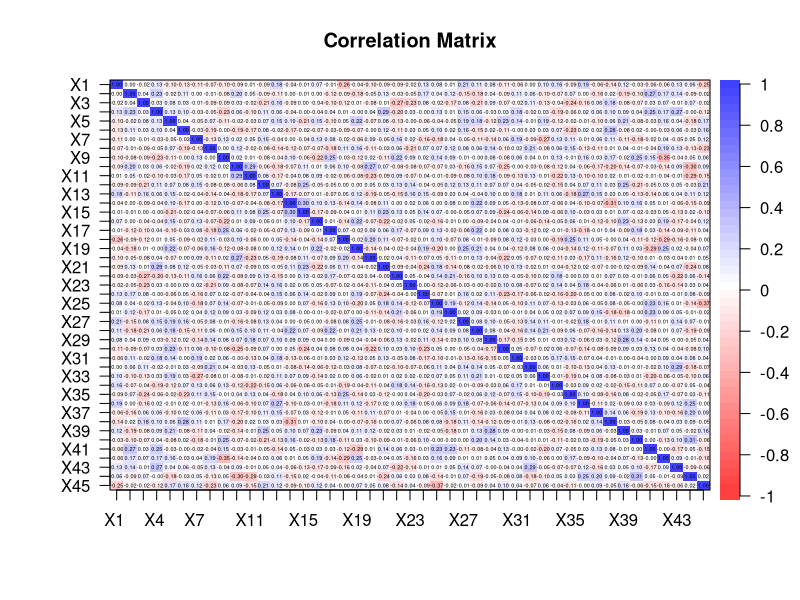
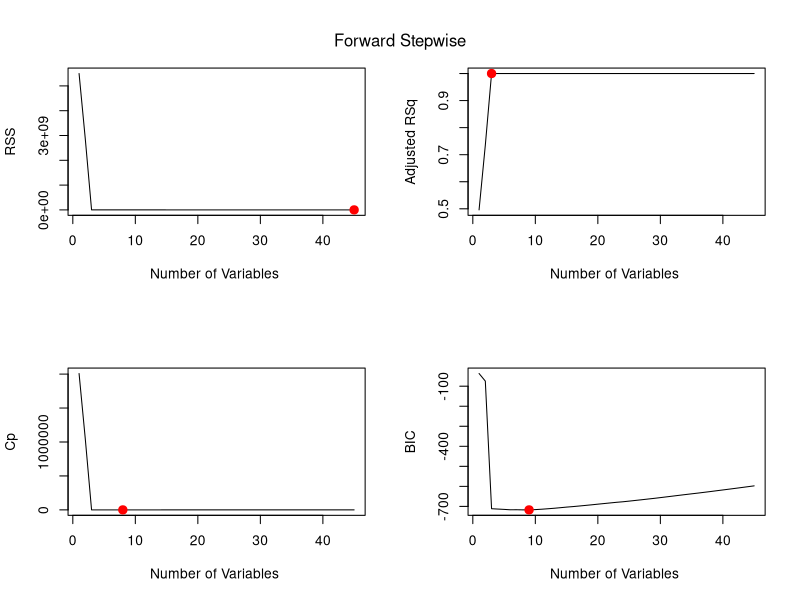
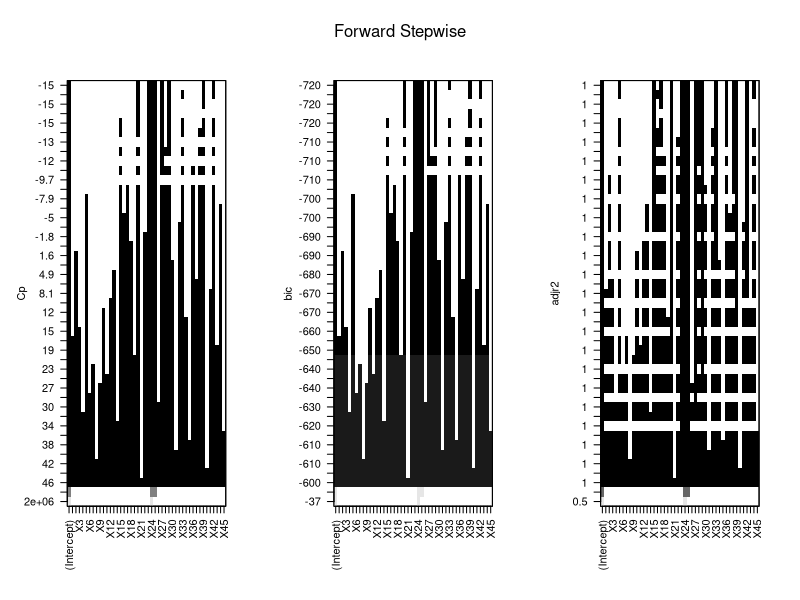
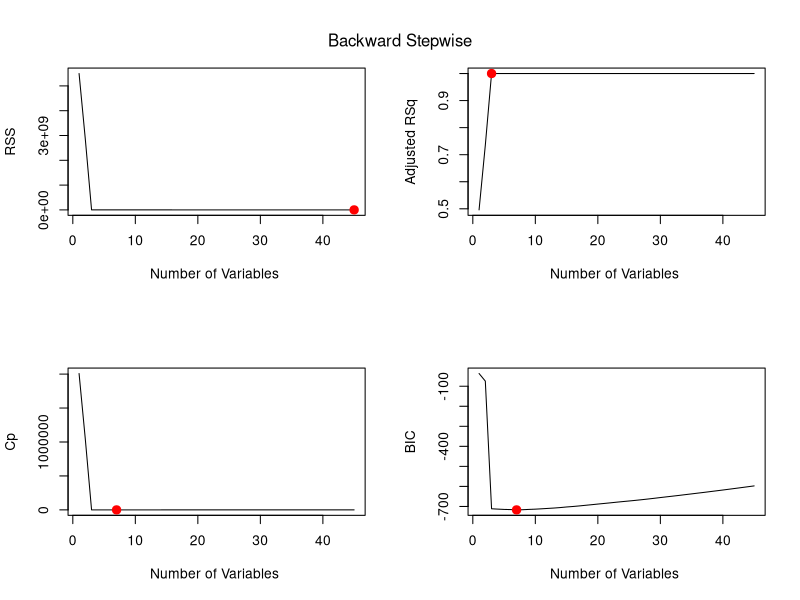
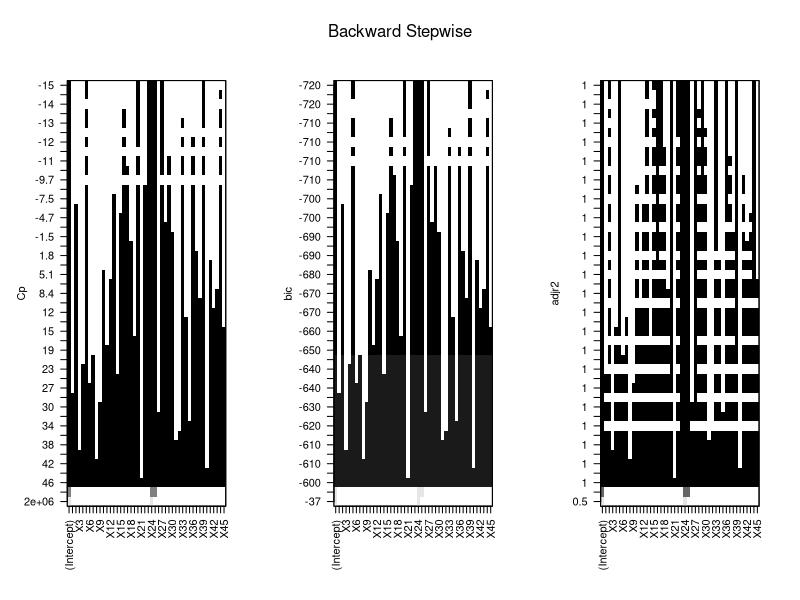
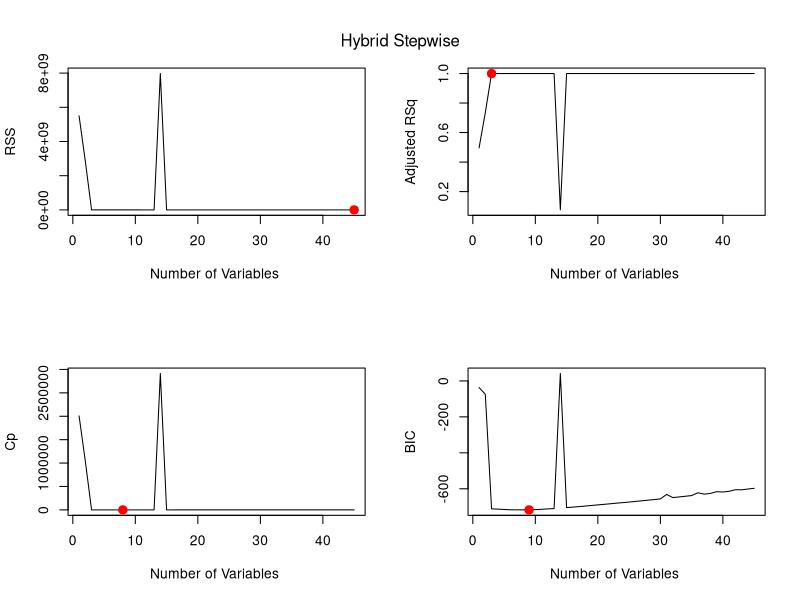
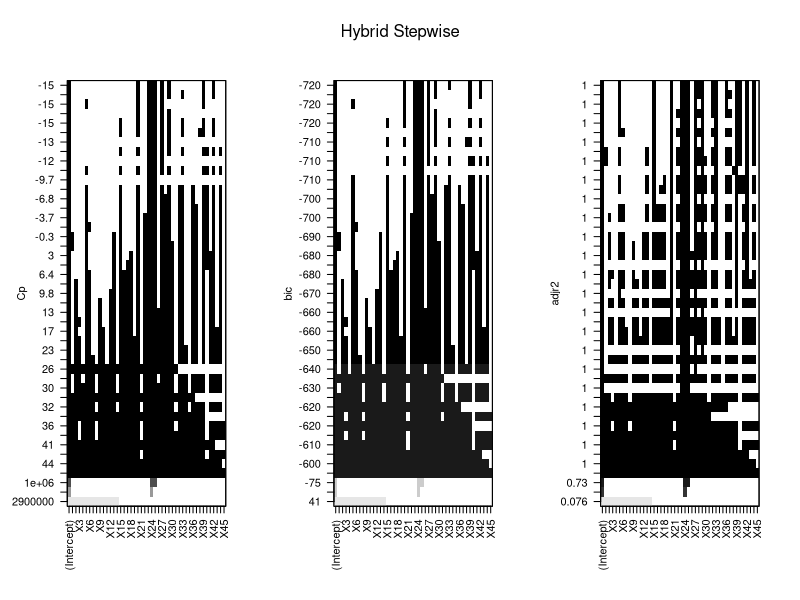
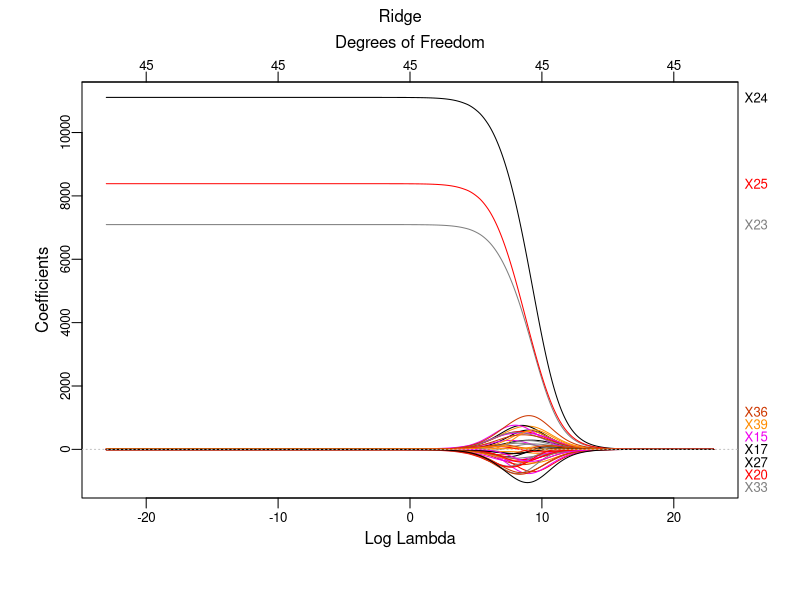

Write R code to recreate these figures, in order.
####################################################
####################### Setup ######################
####################################################
library(glmnet)   # Load the "glmnet" package
library(plotmo)   # Load the "plotmo" package
library(corrplot) # Load the "corrplot" package
library(psych)    # Load the "psych" package
library(leaps)    # Load the "leaps" package for BSS and stepwise

# Load the dataset
data <- read.csv("RegressionExam_8feb23.csv", header = T, na.strings = "?")

head(data)
data <- na.omit(data) # Remove rows with missing values

set.seed(2023)        # Use a fixed seed for reproducibility of the experiment

# Save "Y" values in "y" and all values except for "Y" in "x"
x <- model.matrix(Y ~ ., data)[, -1] # Save all values except for "Y"
y <- data$Y # Save "Y" values

train <- sample(1:nrow(x), 0.8 * nrow(x)) # Sample 80% of the data for training set
test <- (-train)  # The remaining data will be the test set

# Parameters
n <- nrow(data[train, ]) # Number of observations in the training set
p <- ncol(x[train, ])    # Number of regressors

####################################################
############### Preliminary analysis ###############
####################################################

############### Correlation Matrix #################
dev.new()
corData <- round(cor(x), digits = 2) # Calculate the correlation matrix of x and round the values to 2 decimal places
# Uncomment the next line to save the plot as a PDF file
# pdf(file="Correlation_Matrix.pdf", width=26, height=15)
corPlot(corData, cex = 0.22, show.legend = TRUE, main = "Correlation Matrix") # Plot the correlation matrix with specified font size and display legend
# dev.off()

####################################################
################## Linear Model ####################
####################################################
lm.mod <- lm(Y ~ ., data = data[train, ]) # Fit a linear regression model to the data, using all variables in training set
summary(lm.mod) # Get the summary of the model
lm.predict <- predict(lm.mod, newdata = (data[test, ])) # Make predictions using the model on the test data
lm.coef <- coef(lm.mod) # Get the coefficients of the model

####################### Test ######################
lm.mse <- mean((lm.predict - y[test])^2) # Calculate the mean squared error between the predicted values and the actual values in the test data
lm.mse # Display the mean squared error

################### Print Results ##################
lm.predictors <- round(lm.coef / 100, digits = 0) # Round the values in bwd.coef and divide by 100, with 0 decimal places
intToUtf8(lm.predictors) # Convert the values in bwd.predictors to UTF-8 encoded integers

####################################################
###################### BSS #########################
####################################################
# The following code performs BSS, which is computationally inefficient, however, since it has a p
# approximately greater than 30 
# full.regfit <- regsubsets(Y ~ ., nvmax = variables_selected, data = data[train, ], really.big = T)
# summary(full.regfit)

####################################################
################### Stepwise #######################
####################################################
# The following code performs forward, backward, and hybrid selection on the training data 
# using the 'regsubsets' function from the 'leaps' package. 
# The function returns the best subset of predictors for each method of selection.
# The performance of each method is evaluated by computing the mean squared error (MSE) 
# between the predicted values and the actual values of the response variable on the test data.
# Finally, the coefficients of the best models are rounded to the nearest 100 and converted to UTF-8 format.

################# Forward selection ################
fwd.regfit <- regsubsets(Y ~ ., data = data[train, ], nvmax = p, method = "forward") # Forward selection on the training data
summary(fwd.regfit) # Summary of the results of forward selection

################# Backward selection ################
bwd.regfit <- regsubsets(Y ~ ., data = data[train, ], nvmax = p, method = "backward") # Backward selection on the training data
summary(bwd.regfit) # Summary of the results of forward selection

################# Hybrid selection ################
hyb.regfit <- regsubsets(Y ~ ., data = data[train, ], nvmax = p, method = "seqrep") # Hybrid selection on the training data
summary(hyb.regfit) # Summary of the results of forward selection

####################### Test ######################
test.mat <- model.matrix(Y ~ ., data = data[test, ]) #Model matrix for the test data

############ Test on backward selection ############
# The following lines evaluate the performance of the best model obtained from backward selection
val.errors <- rep(NA, p) # Creates a vector of NA values with length 'p' to store the MSE values for each model

for (i in 1:p) {
  coefi <- coef(bwd.regfit, id = i)           # Extracts the coefficients for the i-th model obtained from backward selection
  pred <- test.mat[, names(coefi)] %*% coefi  # Computes the predicted values for the response variable
  val.errors[i] <- mean((y[test] - pred)^2)   # Computes the MSE for the i-th model and stores it in the 'val.errors' vector
}

min <- which.min(val.errors) # Index of the minimum MSE value
bwd.mse <- val.errors[min]   # Stores the minimum MSE value in 'bwd.mse'
bwd.coef <- coef(bwd.regfit, min) # Extracts the coefficients for the best model obtained from backward selection

########### Test on forward selection ###########
# The following lines evaluate the performance of the best model obtained from forward selection
val.errors <- rep(NA, p) # Creates a vector of NA values with length 'p' to store the MSE values for each model

for (i in 1:p) {
  coefi <- coef(fwd.regfit, id = i)           # Extracts the coefficients for the i-th model obtained from forward selection
  pred <- test.mat[, names(coefi)] %*% coefi  # Computes the predicted values for the response variable
  val.errors[i] <- mean((y[test] - pred)^2)   # Computes the MSE for the i-th model and stores it in the 'val.errors' vector
}

min <- which.min(val.errors) # Index of the minimum MSE value
fwd.mse <- val.errors[min]   # Stores the minimum MSE value in 'fwd.mse'
fwd.coef <- coef(fwd.regfit, which.min(val.errors)) # Extracts the coefficients for the best model obtained from forward selection

############ Test on hybrid selection ############
# The following lines evaluate the performance of the best model obtained from hybrid selection
val.errors <- rep(NA, p) # Creates a vector of NA values with length 'p' to store the MSE values for each model

for (i in 1:p) {
  coefi <- coef(hyb.regfit, id = i)           # Extracts the coefficients for the i-th model obtained from hybrid selection
  pred <- test.mat[, names(coefi)] %*% coefi  # Computes the predicted values for the response variable
  val.errors[i] <- mean((y[test] - pred)^2)   # Computes the MSE for the i-th model and stores it in the 'val.errors' vector
}

# The best model is the one that contains which.min(val.errors) (ten in the book) variables.
min <- which.min(val.errors) # Index of the minimum MSE value
hyb.mse <- val.errors[min] # Stores the minimum MSE value in 'hyb.mse'
hyb.coef <- coef(hyb.regfit, which.min(val.errors)) # Extracts the coefficients for the best model obtained from hybrid selection

######################## Plot ########################
# Function for plotting all metrics
plot_metrics <- function(model, name){
  dev.new()
  # Uncomment the next line to save the plot as a PDF file
  # pdf(file="Forward1.pdf", width=20, height=10)
  par(mfrow=c(2,2))
  
  summary=summary(model)
  
  plot(round(summary$rss, 3), xlab="Number of Variables ", ylab="RSS", type="l")
  points(which.min(round(summary$rss, 3)),min(round(summary$rss,3)), col="red",cex=2,pch=20)
  
  plot(round(summary$adjr2, 3) ,xlab="Number of Variables ", ylab="Adjusted RSq",type="l")
  points(which.max(round(summary$adjr2, 3)),max(round(summary$adjr2,3)), col="red",cex=2,pch=20)
  
  plot(round(summary$cp,3) ,xlab="Number of Variables ",ylab="Cp", type="l")
  points(which.min(round(summary$cp,3)),min(round(summary$cp,3)),col="red",cex=2,pch=20)
  
  plot(round(summary$bic,3) ,xlab="Number of Variables ",ylab="BIC",type="l")
  points(which.min(round(summary$bic,3)),min(round(summary$bic, 3)),col="red",cex=2,pch=20)
  
  mtext(name, line=-3, outer=TRUE, side=3)
  # dev.off()
  dev.new()
  # Uncomment the next line to save the plot as a PDF file
  # pdf(file="Forward2.pdf", width=20, height=10)
  par(mfrow=c(1,3))
  
  plot(model, scale = "Cp", xlab="Variables ",ylab="CP",type="l")
  
  plot(model, scale = "bic", xlab="Variables ",ylab="CP",type="l")
  
  plot(model, scale = "adjr2", xlab="Variables ",ylab="CP",type="l")
  mtext(name, line=-3, outer=TRUE, side=3)
  # dev.off()
}

plot_metrics(fwd.regfit, "Forward Stepwise")
plot_metrics(bwd.regfit, "Backward Stepwise")
plot_metrics(hyb.regfit, "Hybrid Stepwise")

################### Print Results ##################
bwd.predictors <- round(bwd.coef / 100, digits = 0) # Round the values in bwd.coef and divide by 100, with 0 decimal places
intToUtf8(bwd.predictors) # Convert the values in bwd.predictors to UTF-8 encoded integers

fwd.predictors <- round(fwd.coef / 100, digits = 0) # Round the values in fwd.coef and divide by 100, with 0 decimal places
intToUtf8(fwd.predictors) # Convert the values in fwd.predictors to UTF-8 encoded integers

hyb.predictors <- round(hyb.coef / 100, digits = 0) # Round the values in hyb.coef and divide by 100, with 0 decimal places
intToUtf8(hyb.predictors) # Convert the values in hyb.predictors to UTF-8 encoded integers

####################################################
###################### Ridge #######################
####################################################
grid <- 10^seq(10, -10, length = 1000) # Define a sequence of 1000 numbers logarithmically spaced between 10^10 and 10^-10

# Use the argument alpha = 0 to perform ridge
ridge.mod <- glmnet(x[train, ], y[train], alpha = 0, lambda = grid) # Fit a ridge regression model with alpha=0 and the grid of lambda values defined earlier

dev.new()
# Uncomment the next line to save the plot as a PDF file
# pdf(file="Ridge.pdf", width=10, height=10)
plot_glmnet(ridge.mod, xvar = "lambda") # Plot the ridge regression model, with x-axis as log lambda
mtext("Ridge", line=-1.3, outer=TRUE, side=3)
# dev.off()

# Perform 10-fold cross-validation to determine the best lambda value for the ridge model
cv.out <- cv.glmnet(x[train, ], y[train], alpha = 0, lambda = grid)

dev.new()
# Uncomment the next line to save the plot as a PDF file
# pdf(file="RidgeCV.pdf", width=10, height=10)
plot(cv.out) # Plot the cross-validation results
mtext("Ridge", line=-1.3, outer=TRUE, side=3)
# dev.off()

ridge.bestlam <- cv.out$lambda.min # Get the best lambda value from cross-validation

ridge.pred <- predict(ridge.mod, s = ridge.bestlam, newx = x[test, ]) # Calculate the predictions using the best lambda value
ridge.mse <- mean((ridge.pred - y[test])^2) # Calculate the mean squared error of the predictions on test set
ridge.mse # Print the mean squared error

ridge.out <- glmnet(x, y, alpha = 0, lambda = grid) # Fit the ridge regression model to the entire data set
ridge.coef <- predict(ridge.out, type = "coefficients", s = ridge.bestlam)[1:p + 1, ] # Get the coefficients for the best lambda value
ridge.coef # Print the coefficients

dev.new()
plot_glmnet(ridge.out, xvar = "lambda") # Plot the ridge regression model for the entire data set
mtext("Ridge", line=-1.3, outer=TRUE, side=3)

################### Print Results ##################
# Round the coefficients and convert to utf-8 format
ridge.predictors <- round(ridge.coef / 100, digits = 0)
intToUtf8(ridge.predictors)

####################################################
###################### LASSO #######################
####################################################
grid <- 10^seq(10, -10, length = 1000) # Define a sequence of 1000 numbers logarithmically spaced between 10^5 and 10^-2

# use the argument alpha = 1 to perform lasso
lasso.mod <- glmnet(x[train, ], y[train], alpha = 1, lambda = grid) # Fit a lasso regression model with alpha=1 and the grid of lambda values defined earlier

dev.new()
plot(lasso.mod, label = T) # Plot the model fit to the training data as a function of L1 norm
mtext("Lasso", line=-1.3, outer=TRUE, side=3)

dev.new()
# Uncomment the next line to save the plot as a PDF file
# pdf(file="Lasso.pdf", width=10, height=10)
plot_glmnet(lasso.mod, xvar = "lambda") # Plot the model fit to the training data as a function of log lambda using plot_glmnet() function
mtext("Lasso", line=-1.3, outer=TRUE, side=3)
# dev.off()

# Perform 10-fold cross-validation to determine the best lambda value for the lasso model
cv.out <- cv.glmnet(x[train, ], y[train], alpha = 1, lambda = grid)

dev.new()
# Uncomment the next line to save the plot as a PDF file
# pdf(file="LassoCV.pdf", width=10, height=10)
plot(cv.out) # Plot the cross-validation results
mtext("Lasso", line=-1.3, outer=TRUE, side=3)
# dev.off()

lasso.bestlam <- cv.out$lambda.1se # Determine the best lambda value based on the cross-validation results, we choose the 1se to select
                             # the most parsimonious model with low error 
# lasso.bestlam <- cv.out$lambda.min # If you want the minimum only based on MSE

lasso.pred <- predict(lasso.mod, s = lasso.bestlam, newx = x[test, ]) # Use the best lambda value to make predictions on the test data
lasso.mse <- mean((lasso.pred - y[test])^2) # Calculate the mean squared error of the predictions on the test data
lasso.mse # Print the mean squared error

lasso.out <- glmnet(x, y, alpha = 1, lambda = grid) # Fit the lasso model to the entire data set
lasso.coef <- predict(lasso.out, type = "coefficients", s = lasso.bestlam)[1:p + 1, ] # Extract coefficients
lasso.coef # Print the coefficient values
lasso.coef[lasso.coef != 0] # Print the non-zero coefficient values
cat("Number of coefficients equal to 0:", sum(lasso.coef == 0), "\n") # Print the number of coefficients equal to 0

dev.new()
plot_glmnet(lasso.out, xvar = "lambda") # Plot the lasso model fit to the entire data set as a function of log lambda using plot_glmnet() function
mtext("Lasso", line=-1.3, outer=TRUE, side=3)

################### Print Results ##################
# Round the coefficient values to the nearest 100 and convert the result to UTF-8
lasso.predictors <- round(lasso.coef / 100, digits = 0)
intToUtf8(lasso.predictors)

####################################################
################### Elastic Net ####################
####################################################
enet.mod <- glmnet(x[train, ], y[train], alpha = 0.1, lambda = grid) # Fit the Elastic Net Model with an alpha value of 0.1
enet.pred <- predict(enet.mod, s = 0.1, newx = x[test, ]) # Predict using the fitted model and a lambda value of 0.1
min <- mean((enet.pred - y[test])^2) # Calculate the mean squared error
def.alp <- 0 # Initialize default alpha value

# Loop through different alpha values from 0.5 to 0.9 with a step of 0.05
# This loop is more towards the lasso side since it's not recommended to apply ridge for highly uncorrelated data
for (alp in seq(0.1, 0.9, by = 0.05)) {
  enet.mod <- glmnet(x[train, ], y[train], alpha = alp, lambda = grid) # Fit the Elastic Net Model with the current alpha value
  cv.out <- cv.glmnet(x[train, ], y[train], alpha = alp, lambda = grid) # Perform cross-validation to find the best lambda value
  enet.bestlam <- cv.out$lambda.1se # Get the best lambda value
  
  enet.pred <- predict(enet.mod, s = enet.bestlam, newx = x[test, ]) # Predict using the fitted model and the best lambda value
  enet.mse <- mean((enet.pred - y[test])^2) # Calculate the mean squared error
  
  # If the current mean squared error is lower than the minimum mean squared error, update the minimum and default alpha value
  if (enet.mse < min) {
    min <- enet.mse
    def.alp <- alp
  }
}

# Fit the Elastic Net Model with the best default alpha value
enet.mod <- glmnet(x[train, ], y[train], alpha = def.alp, lambda = grid)

# Plot the fitted model
dev.new()
# Uncomment the next line to save the plot as a PDF file
# pdf(file="Enet.pdf", width=10, height=10)
plot_glmnet(enet.mod, xvar = "lambda")
mtext("Elastic Net", line=-1.3, outer=TRUE, side=3)
# dev.off()

cv.out <- cv.glmnet(x[train, ], y[train], alpha = def.alp, lambda = grid) # Perform cross-validation

# Plot the cross-validation results
dev.new()
# Uncomment the next line to save the plot as a PDF file
# pdf(file="EnetCV.pdf", width=10, height=10)
plot(cv.out)
mtext("Elastic Net", line=-1.3, outer=TRUE, side=3)
# dev.off()

enet.bestlam <- cv.out$lambda.1se # Get the best lambda value

enet.pred <- predict(enet.mod, s = enet.bestlam, newx = x[test, ]) # Predict using the fitted model and the best lambda value
enet.mse <- mean((enet.pred - y[test])^2) # Calculate the mean squared error

enet.coef <- predict(enet.mod, type = "coefficients", s = enet.bestlam)[1:p+1, ] # Get the coefficients for the fitted model with the best lambda value

################### Print Results ##################
# Finally, we took the vector with the best predictors estimate, we diveded by 100 and and we make the conversation in ASCII.
enet.predictors <- round(enet.coef / 100, digits = 0)
intToUtf8(enet.predictors)

####################################################
################# Print all MSE ###################
####################################################
# Finally, we print all calculated MSE values to evaluate the best technique
lm.mse
fwd.mse
bwd.mse
hyb.mse
lasso.mse
ridge.mse
enet.mse
